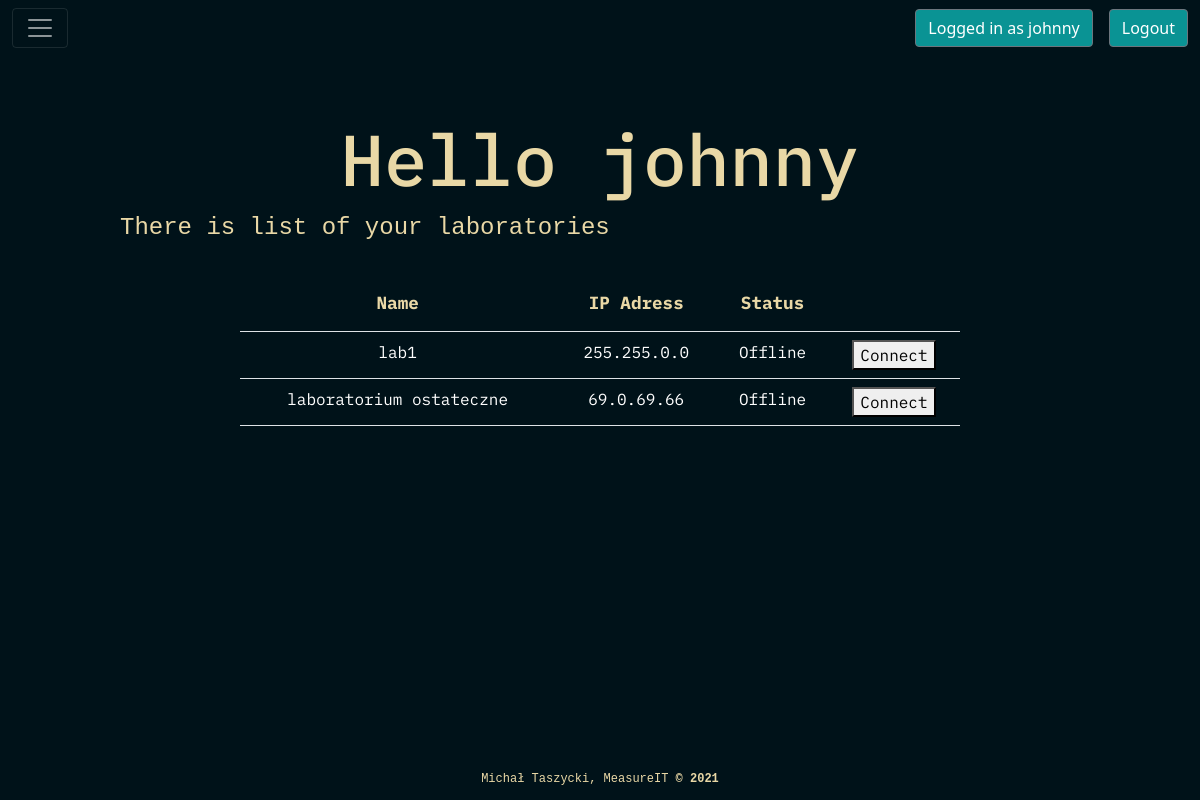
The app's page /loggedin/ (signed in) with its own data.
### measureITapp/models.py (models this page shows, shortened)
class AllLabs(models.Model):
    name = models.CharField(max_length=100)
    password = models.CharField(max_length=100)
    description = models.TextField(blank=True)
    created = models.DateTimeField(auto_now_add=True)
    ip_adress = models.CharField(max_length=16)
    id_number = models.CharField(max_length=8)
    owner = models.ForeignKey(User,on_delete=models.CASCADE)

### measureITapp/views.py (the view)
# urls.py: path('loggedin/', views.loggedin, name="loggedin"),
def loggedin(request):
    labs = AllLabs.objects.filter(owner = request.user)
    return render(request, 'measureit/loggedin.html', {'labs':labs})

### measureITapp/templates/measureit/loggedin.html (shortened to what this page needs)
{% extends 'measureit/base.html' %}
{% block content %}
{% load static %}
    <link rel="stylesheet" href="{% static 'assets/bootstrap/css/bootstrap.min.css' %}">
    <link rel="stylesheet" href="{% static 'assets/css/base_css.css' %}">
    <link rel="stylesheet" href="https://cdnjs.cloudflare.com/ajax/libs/animate.css/3.5.2/animate.min.css">
    <link rel="stylesheet" href="https://cdnjs.cloudflare.com/ajax/libs/aos/2.3.4/aos.css">
    <link rel="stylesheet" href="{% static 'assets/css/Login-Form-Dark.css' %}">
    <link rel="stylesheet" href="{% static 'assets/css/styles.css' %}">
    <link rel="stylesheet" type="text/css" href="{% static 'assets/css/custom.css' %}">
<div class="loggedin_cont">
{% if user.is_authenticated %}
<h6 data-aos="fade" data-aos-duration="900" data-aos-delay="900" data-aos-once="true"> Hello  {{ user.username}} </h6>
<p data-aos="fade" data-aos-duration="900" data-aos-delay="900" data-aos-once="true"> There is list of your laboratories </p>
<table class="table" data-aos="fade" data-aos-duration="900" data-aos-delay="900" data-aos-once="true">
    <tr>
        <th> Name </th>
        <th> IP Adress </th>
        <th> Status </th>
        <th></th>
    </tr>
{% for lab in labs %}
<tr>
    <td class = "lab_link"> {{lab.name}} </td>
    <td> {{lab.ip_adress}} </td>
    <td> Offline </td>
    <td> <button> Connect </button> </td>
</tr>
{% endfor %}
</table>
<br><br>
{% endif %}
</div>
{% endblock %}

### measureITapp/templates/measureit/base.html (shortened to what this page needs)
<!doctype html>
{% load static %}
<html lang="en">
<head>
<link rel="stylesheet" href="{% static 'assets/css/custom.css' %}">
    <link rel="stylesheet" href="{% static 'assets/css/Login-Form-Dark.css' %}">
    <link rel="stylesheet" href="{% static 'assets/css/styles.css' %}">
    <link rel="stylesheet" href="{% static 'assets/bootstrap/css/bootstrap.min.css' %}">
    <link rel="stylesheet" href="{% static 'assets/css/base_css.css' %}">
    <link rel="stylesheet" href="https://cdnjs.cloudflare.com/ajax/libs/animate.css/3.5.2/animate.min.css">
    <link rel="stylesheet" href="https://cdnjs.cloudflare.com/ajax/libs/aos/2.3.4/aos.css">
</head>
<body>
<div id="main">
<nav class="navbar navbar-dark ">
  <div class="container-fluid">
    <button class="navbar-toggler" type="button" data-bs-toggle="collapse" data-bs-target="#navbarToggleExternalContent" aria-controls="navbarToggleExternalContent" aria-expanded="false" aria-label="Toggle navigation">
      <span class="navbar-toggler-icon"> </span>
    </button>
    <ul class="nav">
    {% if user.is_authenticated %}
  <li class="nav-item">
    <button class=" loggedas btn btn-secondary aos-init aos-animate buttonlogout me-3">Logged in as {{ user.username }}</buton>
  </li>
  <li class="nav-item ">
   <form method="POST" action="{% url 'logoutuser' %}" class="d-flex">
    <button type="submit" class="btn btn-secondary aos-init aos-animate buttonlogout button-hov"> Logout </button>
    </form>
  </li>
    {% else %}
    <a class="btn btn-secondary aos-init aos-animate buttonlogout button-hov me-3" role="button" href="{% url 'signin'%}"> Sign in </a>
    <a class="btn btn-secondary aos-init aos-animate buttonlogout button-hov" role="button" href="{% url 'signup'%}"> Sign up </a>
  {% endif %}
</ul>
  </div>
</nav>
{% block content %}
{% endblock %}
<footer>
            <div>
                <p>Michał Taszycki, MeasureIT&nbsp;<strong>© 2021</strong><br></p>
            </div>
        </footer>
</div>
</body>
</html>

### measureITapp/static/assets/css/custom.css (style rules this page uses)
.buttonlogout { display: block; background: #0a9394!important; }
.button-hov { display: block; background: #0a9394!important; }
.loggedin_cont { margin-top: 5%; color: #e9d8a6!important; font-family: 'IBM Plex Mono', monospace; text-align: center; }
.loggedin_cont p { margin-bottom: 3%; }
.loggedin_cont table { width: 60%; margin: auto; color: white; }
.loggedin_cont th { font-size: 2.2vh; color: #e9d8a6!important; padding-bottom: 2%; }
.loggedin_cont h6 { font-size: 9vh; }
.loggedin_cont p { font-size: 3vh; }
p { position: relative; left: 10%; text-align: left; font-size: 1.25em; font-family: monospace; white-space: normal; overflow: hidden; width: 80%; }
span { color: #fff; font-weight: bold; }

### measureITapp/static/assets/css/base_css.css (style rules this page uses)
footer { font-family: 'IBM Plex Mono', monospace; color: #e9d8a6; clear: both; position: absolute; bottom: 0; width: 100%; margin-top: 5%; }
body { height: 100%; min-height: 100%; background: #001219; }
footer p { font-size: 12px; margin: 4% 0 1% 0; text-align: center; }
span { font-family: 'IBM Plex Mono', monospace; }

### records on screen
AllLabs: name "lab1", ip_adress "255.255.0.0"
AllLabs: name "laboratorium ostateczne", ip_adress "69.0.69.66"

### other values on screen
{{ user.username }} "johnny"
